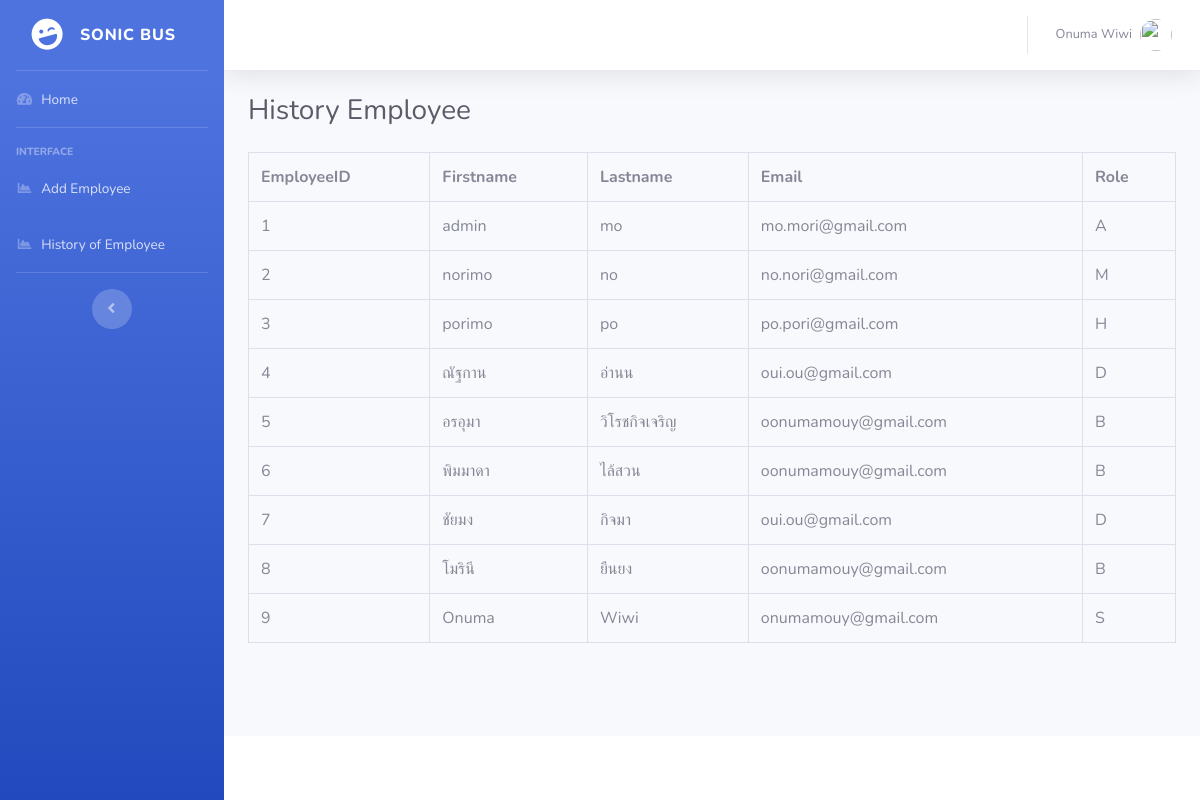
/Employee/HR/HistoryEmployee.php (signed in), run on the app's committed database.
### tables this page shows
CREATE TABLE `employeeinfo` (
  `EmployeeID` int(11) NOT NULL,
  `Username` varchar(32) NOT NULL,
  `Passwords` varchar(32) NOT NULL,
  `Title` varchar(10) DEFAULT NULL,
  `Firstname` varchar(64) NOT NULL,
  `Lastname` varchar(64) NOT NULL,
  `IDCard` varchar(13) NOT NULL,
  `DOB` date NOT NULL,
  `Height` double NOT NULL,
  `Weights` double NOT NULL,
  `Email` varchar(60) NOT NULL,
  `Phone` varchar(10) NOT NULL,
  `Addresses` varchar(128) NOT NULL,
  `StartDate` date NOT NULL,
  `Salary` double NOT NULL,
  `EmployeeRole` enum('A','B','D','H','M','S') NOT NULL,
  `BusStationID` enum('BKK','CMI','KKN','NRT') NOT NULL,
  `EmployeeStatus` enum('1','0') NOT NULL,
  `EmployeeGender` enum('M','F','O') NOT NULL,
  `BusScheduleID` int(11) DEFAULT NULL
);

### Employee/HR/HistoryEmployee.php (the view, shortened to what this page needs)
<?php
include('includes/dbconnection.php');
if(strlen($_SESSION['hid']==0)){
	header('location:../logout.php');
}
else {
?>
<!DOCTYPE html>
<html lang="en">
<head>
  <link href="../../vendor/fontawesome-free/css/all.min.css" rel="stylesheet" type="text/css">
  <link href="../../css/sb-admin-2.min.css" rel="stylesheet">
</head>
<body id="page-top">
  <div id="wrapper">
    <?php include_once('includes/sidebar.php');?>
    <div id="content-wrapper" class="d-flex flex-column">
      <div id="content">
       <?php include_once('includes/header.php');?>
        <div class="container-fluid">
          <div class="d-sm-flex align-items-center justify-content-between mb-4">
              <h1 class="h3 mb-0 text-gray-800">History Employee</h1>
          </div>
          <div class="table-responsive">
          <table class="table table-bordered" id="dataTable" width="100%" cellspacing="0">
          <tr>
            <th>EmployeeID</th>
            <th>Firstname</th>
            <th>Lastname</th>
            <th>Email</th>
            <th>Role</th>
          </tr>
          <?php $ret1=mysqli_query($con,"SELECT EmployeeID, Firstname, Lastname, Email, EmployeeRole FROM employeeinfo;");
                while ($row1=mysqli_fetch_array($ret1)) {
          ?>
          <tr>
            <td><?php echo $row1['EmployeeID'];?></td>
            <td><?php echo $row1['Firstname'];?></td>
            <td><?php echo $row1['Lastname'];?></td>
            <td><?php echo $row1['Email'];?></td>
            <td><?php echo $row1['EmployeeRole'];?></td>
          </tr>
<?php
}?>
</table>
</div>
        </div>
      </div>
       <?php include_once('includes/footer.php');?>
    </div>
  </div>
</body>
</html>
</html>
<?php
}
?>

### Employee/HR/includes/sidebar.php
<ul class="navbar-nav bg-gradient-primary sidebar sidebar-dark accordion" id="accordionSidebar">
    <a class="sidebar-brand d-flex align-items-center justify-content-center" href="hrprofile.php">
      <div class="sidebar-brand-icon rotate-n-15">
        <i class="fas fa-laugh-wink"></i>
      </div>
      <div class="sidebar-brand-text mx-3">Sonic Bus</div>
    </a>
    <hr class="sidebar-divider my-0">
    <li class="nav-item">
      <a class="nav-link" href="HRwelcome.php">
        <i class="fas fa-fw fa-tachometer-alt"></i>
        <span>Home</span></a>
    </li>
    <hr class="sidebar-divider">
    <div class="sidebar-heading">
      Interface
    </div>
    <li class="nav-item">
      <a class="nav-link" href="AddEmployee.php">
        <i class="fas fa-fw fa-chart-area"></i>
        <span>Add Employee</span></a>
    </li>
    <li class="nav-item">
      <a class="nav-link" href="HistoryEmployee.php">
        <i class="fas fa-fw fa-chart-area"></i>
        <span>History of Employee</span></a>
    </li>
    <hr class="sidebar-divider d-none d-md-block">
    <div class="text-center d-none d-md-inline">
      <button class="rounded-circle border-0" id="sidebarToggle"></button>
    </div>
  </ul>

### Employee/HR/includes/header.php (shortened to what this page needs)
 <nav class="navbar navbar-expand navbar-light bg-white topbar mb-4 static-top shadow">
          <ul class="navbar-nav ml-auto">
            <li class="nav-item dropdown no-arrow">
              <a class="nav-link dropdown-toggle" href="#" id="userDropdown" role="button" data-toggle="dropdown" aria-haspopup="true" aria-expanded="false">
                      <?php
$hrid=$_SESSION['hid'];
$ret=mysqli_query($con,"select Firstname, Lastname from EmployeeInfo where EmployeeID='$hrid'");
$row=mysqli_fetch_array($ret);
$Firstname=$row['Firstname'];
$Lastname=$row['Lastname'];
?>
                <span class="mr-2 d-none d-lg-inline text-gray-600 small"><?php echo $Firstname." ".$Lastname; ?></span>
                <img class="img-profile rounded-circle" src="https://source.unsplash.com/QAB-WJcbgJk/60x60">
              </a>
            </li>
          </ul>
        </nav>

### Employee/HR/includes/footer.php (shortened to what this page needs)
<footer class="sticky-footer bg-white">
   </footer>

### data on the page
employeeinfo: Firstname "Onuma", Lastname "Wiwi", EmployeeID "9", Email "onumamouy@gmail.com", EmployeeRole "S"
employeeinfo: EmployeeID "1", Firstname "admin", Lastname "mo", Email "mo.mori@gmail.com", EmployeeRole "A"
employeeinfo: EmployeeID "2", Firstname "norimo", Lastname "no", Email "no.nori@gmail.com", EmployeeRole "M"
employeeinfo: EmployeeID "3", Firstname "porimo", Lastname "po", Email "po.pori@gmail.com", EmployeeRole "H"
employeeinfo: EmployeeID "4", Firstname "ณัฐกาน", Lastname "อ่านน", Email "oui.ou@gmail.com", EmployeeRole "D"
employeeinfo: EmployeeID "5", Firstname "อรอุมา", Lastname "วิโรชกิจเจริญ", Email "oonumamouy@gmail.com", EmployeeRole "B"
employeeinfo: EmployeeID "6", Firstname "พิมมาดา", Lastname "ไล้สวน", Email "oonumamouy@gmail.com", EmployeeRole "B"
employeeinfo: EmployeeID "7", Firstname "ชัยมง", Lastname "กิจมา", Email "oui.ou@gmail.com", EmployeeRole "D"
employeeinfo: EmployeeID "8", Firstname "โมรินี", Lastname "ยืนยง", Email "oonumamouy@gmail.com", EmployeeRole "B"
